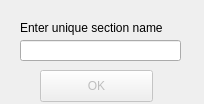
<?xml version="1.0" encoding="UTF-8"?>
<ui version="4.0">
 <class>AddSectDialog</class>
 <widget class="QDialog" name="AddSectDialog">
  <property name="geometry">
   <rect>
    <x>0</x>
    <y>0</y>
    <width>204</width>
    <height>104</height>
   </rect>
  </property>
  <property name="windowTitle">
   <string>Dialog</string>
  </property>
  <widget class="QLineEdit" name="lineEdit">
   <property name="geometry">
    <rect>
     <x>20</x>
     <y>40</y>
     <width>161</width>
     <height>21</height>
    </rect>
   </property>
  </widget>
  <widget class="QPushButton" name="btnOk">
   <property name="enabled">
    <bool>false</bool>
   </property>
   <property name="geometry">
    <rect>
     <x>40</x>
     <y>70</y>
     <width>113</width>
     <height>32</height>
    </rect>
   </property>
   <property name="text">
    <string>OK</string>
   </property>
  </widget>
  <widget class="QLabel" name="label">
   <property name="geometry">
    <rect>
     <x>20</x>
     <y>20</y>
     <width>171</width>
     <height>16</height>
    </rect>
   </property>
   <property name="text">
    <string>Enter unique section name</string>
   </property>
  </widget>
 </widget>
 <resources/>
 <connections/>
</ui>
